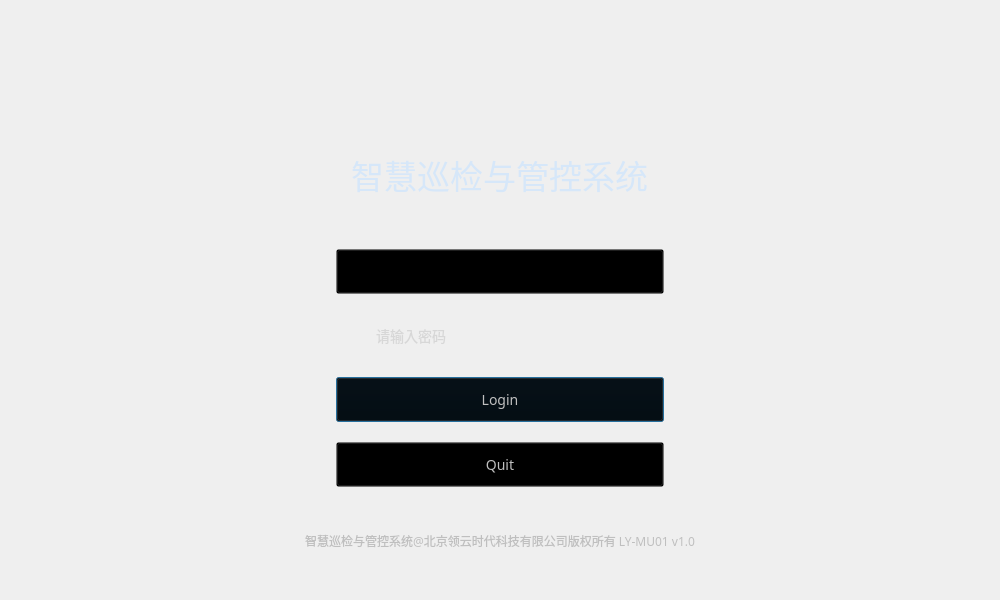
<?xml version="1.0" encoding="UTF-8"?>
<ui version="4.0">
 <class>QDlgUserLogin</class>
 <widget class="QDialog" name="QDlgUserLogin">
  <property name="windowModality">
   <enum>Qt::WindowModality::WindowModal</enum>
  </property>
  <property name="geometry">
   <rect>
    <x>0</x>
    <y>0</y>
    <width>1000</width>
    <height>600</height>
   </rect>
  </property>
  <property name="sizePolicy">
   <sizepolicy hsizetype="Expanding" vsizetype="Expanding">
    <horstretch>0</horstretch>
    <verstretch>0</verstretch>
   </sizepolicy>
  </property>
  <layout class="QGridLayout" name="gridLayout_2">
   <property name="leftMargin">
    <number>0</number>
   </property>
   <property name="topMargin">
    <number>0</number>
   </property>
   <property name="rightMargin">
    <number>0</number>
   </property>
   <property name="bottomMargin">
    <number>0</number>
   </property>
   <item row="0" column="0">
    <widget class="QWidget" name="login_widget" native="true">
     <property name="styleSheet">
      <string notr="true">#login_widget{background-image: url(:/images/1k/black/Login/login_bg.jpg);}</string>
     </property>
     <layout class="QVBoxLayout" name="verticalLayout_2">
      <property name="topMargin">
       <number>150</number>
      </property>
      <property name="bottomMargin">
       <number>50</number>
      </property>
      <item alignment="Qt::AlignmentFlag::AlignHCenter">
       <widget class="QLabel" name="login_title_label">
        <property name="sizePolicy">
         <sizepolicy hsizetype="Fixed" vsizetype="Fixed">
          <horstretch>0</horstretch>
          <verstretch>0</verstretch>
         </sizepolicy>
        </property>
        <property name="font">
         <font>
          <family>新宋体</family>
          <pointsize>-1</pointsize>
         </font>
        </property>
        <property name="styleSheet">
         <string notr="true">font-family:新宋体; font-size: 33px; color: #d6e7f9;</string>
        </property>
        <property name="text">
         <string>智慧巡检与管控系统</string>
        </property>
        <property name="alignment">
         <set>Qt::AlignmentFlag::AlignCenter</set>
        </property>
        <property name="textInteractionFlags">
         <set>Qt::TextInteractionFlag::NoTextInteraction</set>
        </property>
       </widget>
      </item>
      <item>
       <spacer name="verticalSpacer">
        <property name="orientation">
         <enum>Qt::Orientation::Vertical</enum>
        </property>
        <property name="sizeHint" stdset="0">
         <size>
          <width>20</width>
          <height>39</height>
         </size>
        </property>
       </spacer>
      </item>
      <item>
       <widget class="QComboBox" name="cbxUserSeat">
        <property name="enabled">
         <bool>true</bool>
        </property>
        <property name="minimumSize">
         <size>
          <width>270</width>
          <height>0</height>
         </size>
        </property>
        <property name="styleSheet">
         <string notr="true">QComboBox{background: transparent; border: none; min-height: 0px; max-height: 0px; min-width: 270px; max-width: 270px; font-family: Microsoft Yahei; font-size: 14px; color: #bfbfbf; background-image: url(:/images/1k/black/Login/login_line_normal.png);background-repeat: no-repeat;}
QComboBox:hover { background-image: url(:/images/1k/black/Login/login_line_checked.png); background-repeat: no-repeat;}
QComboBox::drop-down { min-width: 22; max-width: 22; min-height: 16; max-height: 16; border: none; padding-right: -8px;}
QComboBox::down-arrow {subcontrol-position: center right; background-image: url(:/images/1k/black/QComboBox/arrow.png);background-repeat: no-repeat;}
QComboBox::down-arrow:on {subcontrol-position: center right; background-image: url(:/images/1k/black/QComboBox/arrow_on.png);background-repeat: no-repeat;}</string>
        </property>
       </widget>
      </item>
      <item>
       <layout class="QHBoxLayout" name="horizontalLayout">
        <item>
         <spacer name="horizontalSpacer">
          <property name="orientation">
           <enum>Qt::Orientation::Horizontal</enum>
          </property>
          <property name="sizeHint" stdset="0">
           <size>
            <width>40</width>
            <height>20</height>
           </size>
          </property>
         </spacer>
        </item>
        <item>
         <layout class="QVBoxLayout" name="verticalLayout">
          <property name="spacing">
           <number>20</number>
          </property>
          <item>
           <widget class="QComboBox" name="cbxUsername">
            <property name="sizePolicy">
             <sizepolicy hsizetype="Expanding" vsizetype="Expanding">
              <horstretch>0</horstretch>
              <verstretch>0</verstretch>
             </sizepolicy>
            </property>
            <property name="minimumSize">
             <size>
              <width>288</width>
              <height>43</height>
             </size>
            </property>
            <property name="maximumSize">
             <size>
              <width>16777215</width>
              <height>43</height>
             </size>
            </property>
            <property name="styleSheet">
             <string notr="true">QComboBox{background: transparent;min-height: 43px; max-height: 43px; min-width: 268px;font-family: Microsoft Yahei; font-size: 14px; color: #bfbfbf; border-image: url(:/images/1k/black/Login/login_line_normal.png); background-image: url(:/images/1k/black/Login/login_user_icon.png); background-repeat: no-repeat; background-position: left center;padding-left: 20px;}
QComboBox:hover { border-image: url(:/images/1k/black/Login/login_line_checked.png);}
QComboBox::drop-down { min-width: 30; max-width: 30; min-height: 30; max-height: 30; border: none; padding-right: 20px;}
QComboBox::down-arrow {subcontrol-position: center right; image: url(:/images/1k/black/Login/combobox_arrow.png); }
QComboBox::down-arrow:on {subcontrol-position: center right; image: url(:/images/1k/black/Login/combobox_arrow_on.png); }
QComboBox:editable{ color: #bfbfbf; border: none; background: transparent;}
QComboBox:on {color: #bfbfbf; border: none;}
QComboBox:disabled { color: #bfbfbf; border: none; }
QComboBox QListWidget::item { min-height: 10px; max-height: 10px; background: transparent;}
QComboBox QTreeView { border: none; background: transparent; }
QComboBox QAbstractItemView { outline: none;  selection-background-color: rgba(68, 141, 208, 100); background-color: rgba(255, 255, 255, 100); border: none;}
QComboBox QAbstractItemView::item{min-height: 30px; max-height: 30px;}</string>
            </property>
           </widget>
          </item>
          <item>
           <widget class="QLineEdit" name="ledtPassWord">
            <property name="sizePolicy">
             <sizepolicy hsizetype="Expanding" vsizetype="Expanding">
              <horstretch>0</horstretch>
              <verstretch>0</verstretch>
             </sizepolicy>
            </property>
            <property name="minimumSize">
             <size>
              <width>288</width>
              <height>43</height>
             </size>
            </property>
            <property name="maximumSize">
             <size>
              <width>16777215</width>
              <height>43</height>
             </size>
            </property>
            <property name="styleSheet">
             <string notr="true">QLineEdit{background: transparent; border: none;min-height: 43px; max-height: 43px; min-width: 268px;font-family: Microsoft Yahei; font-size: 14px; color: #bfbfbf; border-image: url(:/images/1k/black/Login/login_line_normal.png); background-image: url(:/images/1k/black/Login/login_password_icon.png); background-repeat: no-repeat; background-position: left center; padding-left: 20px;}
QLineEdit:hover { border-image: url(:/images/1k/black/Login/login_line_checked.png);}</string>
            </property>
            <property name="placeholderText">
             <string>     请输入密码</string>
            </property>
           </widget>
          </item>
          <item>
           <widget class="QPushButton" name="pbtnLogin">
            <property name="sizePolicy">
             <sizepolicy hsizetype="Expanding" vsizetype="Expanding">
              <horstretch>0</horstretch>
              <verstretch>0</verstretch>
             </sizepolicy>
            </property>
            <property name="minimumSize">
             <size>
              <width>268</width>
              <height>43</height>
             </size>
            </property>
            <property name="maximumSize">
             <size>
              <width>16777215</width>
              <height>43</height>
             </size>
            </property>
            <property name="font">
             <font>
              <family>Microsoft Yahei</family>
              <pointsize>-1</pointsize>
             </font>
            </property>
            <property name="styleSheet">
             <string notr="true">QPushButton{background: transparent; min-height: 43px; max-height: 43px; min-width: 268px; font-family: Microsoft Yahei; font-size: 14px; color: #bfbfbf; border-image: url(:/images/1k/black/Login/login_button_normal.png);background-repeat: no-repeat;}
QPushButton:hover{font-family: Microsoft Yahei; font-size: 14px; color: #bfbfbf; border-image: url(:/images/1k/black/Login/login_button__checked.png);background-repeat: no-repeat;}
QPushButton:pressed{font-family: Microsoft Yahei; font-size: 14px; color: #bfbfbf; border-image: url(:/images/1k/black/Login/login_button__checked.png);background-repeat: no-repeat;}
</string>
            </property>
            <property name="text">
             <string>Login</string>
            </property>
           </widget>
          </item>
          <item>
           <widget class="QPushButton" name="pbtnCancel">
            <property name="sizePolicy">
             <sizepolicy hsizetype="Expanding" vsizetype="Expanding">
              <horstretch>0</horstretch>
              <verstretch>0</verstretch>
             </sizepolicy>
            </property>
            <property name="minimumSize">
             <size>
              <width>268</width>
              <height>43</height>
             </size>
            </property>
            <property name="maximumSize">
             <size>
              <width>16777215</width>
              <height>43</height>
             </size>
            </property>
            <property name="font">
             <font>
              <family>Microsoft Yahei</family>
              <pointsize>-1</pointsize>
             </font>
            </property>
            <property name="styleSheet">
             <string notr="true">QPushButton{background: transparent; min-height: 43px; max-height: 43px; min-width: 268px; font-family: Microsoft Yahei; font-size: 14px; color: #bfbfbf; border-image: url(:/images/1k/black/Login/login_button_normal.png);background-repeat: no-repeat;}
QPushButton:hover{font-family: Microsoft Yahei; font-size: 14px; color: #bfbfbf; border-image: url(:/images/1k/black/Login/login_button__checked.png);background-repeat: no-repeat;}
QPushButton:pressed{font-family: Microsoft Yahei; font-size: 14px; color: #bfbfbf; border-image: url(:/images/1k/black/Login/login_button__checked.png);background-repeat: no-repeat;}
</string>
            </property>
            <property name="text">
             <string>Quit</string>
            </property>
           </widget>
          </item>
         </layout>
        </item>
        <item>
         <spacer name="horizontalSpacer_2">
          <property name="orientation">
           <enum>Qt::Orientation::Horizontal</enum>
          </property>
          <property name="sizeHint" stdset="0">
           <size>
            <width>40</width>
            <height>20</height>
           </size>
          </property>
         </spacer>
        </item>
       </layout>
      </item>
      <item>
       <spacer name="verticalSpacer_2">
        <property name="orientation">
         <enum>Qt::Orientation::Vertical</enum>
        </property>
        <property name="sizeHint" stdset="0">
         <size>
          <width>20</width>
          <height>39</height>
         </size>
        </property>
       </spacer>
      </item>
      <item alignment="Qt::AlignmentFlag::AlignHCenter">
       <widget class="QLabel" name="login_bottom_text_label">
        <property name="sizePolicy">
         <sizepolicy hsizetype="Minimum" vsizetype="Fixed">
          <horstretch>0</horstretch>
          <verstretch>0</verstretch>
         </sizepolicy>
        </property>
        <property name="font">
         <font>
          <family>Microsoft Yahei</family>
          <pointsize>-1</pointsize>
         </font>
        </property>
        <property name="styleSheet">
         <string notr="true">QLabel{font-family: Microsoft Yahei; font-size: 12px; color: #bfbfbf;}</string>
        </property>
        <property name="text">
         <string>智慧巡检与管控系统@北京领云时代科技有限公司版权所有 LY-MU01 v1.0</string>
        </property>
        <property name="alignment">
         <set>Qt::AlignmentFlag::AlignCenter</set>
        </property>
        <property name="textInteractionFlags">
         <set>Qt::TextInteractionFlag::NoTextInteraction</set>
        </property>
       </widget>
      </item>
     </layout>
    </widget>
   </item>
  </layout>
 </widget>
 <resources>
  <include location="../qrc/FireProt.qrc"/>
 </resources>
 <connections/>
</ui>
